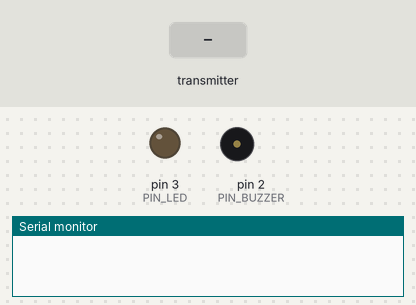
The sketch below on a simulated Arduino Uno, built with avr-gcc and run on an emulated ATmega328P. On the bench: output pins drawn as LEDs (lit = HIGH), buzzer (waves = sounding, pin HIGH), the last lines printed to the serial monitor. Inputs (shaded band) come from the test bench. No radio packets arrive unless stated.

Above: at 1.2 s.
1.3 s: the transmitter starts sending gotLoad = 0
3.3 s: the transmitter starts sending gotLoad = 64
At 14.2 s:
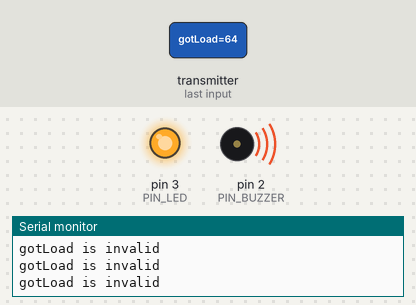
Timing chart, 0 to 14.9 s (numbered marks = the images above; inputs shaded):
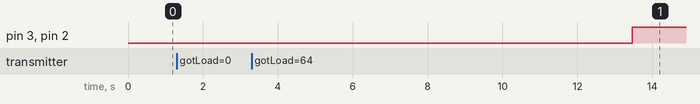

The sketch:

child_code.ino
```cpp
#include <SPI.h>  // Подключаем библиотеку для работы с SPI-интерфейсом
#include <nRF24L01.h> // Подключаем файл конфигурации из библиотеки RF24
#include <RF24.h> // Подключаем библиотеку для работа для работы с модулем NRF24L01

#define ADDR 1
#define PIN_BUZZER 2  // Pin for buzzer
#define PIN_LED 3  // Номер пина Arduino, к которому подключен светодиод
#define PIN_CE  10  // Номер пина Arduino, к которому подключен вывод CE радиомодуля
#define PIN_CSN 9 // Номер пина Arduino, к которому подключен вывод CSN радиомодуля
RF24 radio(PIN_CE, PIN_CSN); // Создаём объект radio с указанием выводов CE и CSN

//int potValue[1]; // Создаём массив для приёма значений потенциометра

long timeBorder, timeToReceive;
//uint8_t payLoad = ADDR;

void setupRadio(){
  radio.begin();  // Инициализация модуля NRF24L01
  radio.setDataRate (RF24_1MBPS); // Скорость обмена данными 1 Мбит/сек
  radio.setPALevel(RF24_PA_HIGH); // Выбираем низкую мощность передатчика
  radio.setPayloadSize(sizeof(uint8_t));  // float datatype occupies 4 bytes


  //radio.openWritingPipe("host"); // Открываем трубу с уникальным ID
  //radio.openReadingPipe("child");
  //radio.setChannel(1); // Обмен данными будет вестись на пятом канале (2,405 ГГц)
}


void setRadioChannel(uint8_t ch){
  radio.setChannel(ch); // Обмен данными будет вестись на пятом канале (2,405 ГГц)
  radio.openWritingPipe(2); // Открываем трубу с уникальным ID
  radio.openReadingPipe(1, 1);
  radio.startListening();

  Serial.print("Set channel to: ");
  Serial.println(ch);
}


void setup() {
  pinMode(PIN_LED, OUTPUT); // Настраиваем на выход пин светодиода
  pinMode(PIN_BUZZER, OUTPUT);
  setupRadio();
  setRadioChannel(ADDR);
  Serial.begin(9600);
}

void loop() {

  timeToReceive = 10000;
  timeBorder = millis();
  while(timeToReceive > 0){

    if (radio.available()){              // is there a payload? get the pipe number that recieved it
        uint8_t gotLoad;
        radio.read(&gotLoad, sizeof(uint8_t));             // fetch payload from FIFO

        if (gotLoad == 0){
          Serial.print("Got number: ");
          Serial.println(gotLoad);

          radio.stopListening();
          delay(500);
          uint8_t payLoad = ADDR;
          radio.write(&payLoad, sizeof(uint8_t));
          digitalWrite(PIN_LED, LOW);
          digitalWrite(PIN_BUZZER, LOW);
          //delay(200);
          radio.startListening();
          break;
        }else{
          Serial.println("gotLoad is invalid");
        }
      }


    if (millis() - timeBorder > 70){
      timeToReceive -= 70;
      timeBorder = millis();
    }

  }


  if (timeToReceive <= 0){
    digitalWrite(PIN_LED, HIGH);
    digitalWrite(PIN_BUZZER, HIGH);
  }

}
```

Measured:
- after the input at 3.3 s, pin 3 (PIN_LED), pin 2 (PIN_BUZZER): LOW → HIGH after 10.2 s
